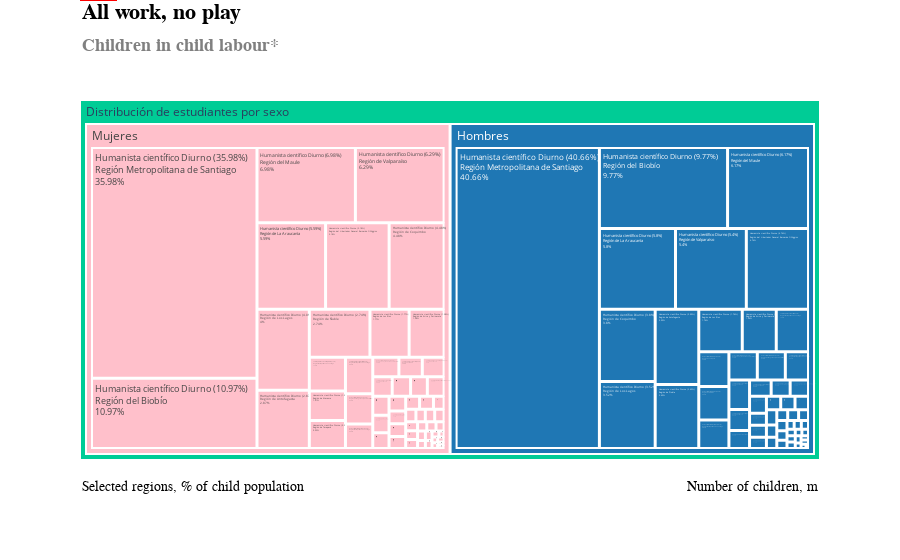

Notebook cell for this chart:
### Code cell
import pandas as pd
import plotly.express as px
import plotly.graph_objects as go

# Cargar los datos
def cargar_datos(file: str) -> pd.DataFrame:
    return pd.read_csv(file)

# Ruta del archivo CSV
file_path = 'C:/Users/BS/Documents/PAES2025_Admissions_Analysis/data/processed/cleaned_admissions_data_2025.csv'
data = cargar_datos(file_path)

data['sexo'] = data['sexo'].map({1: 'Hombres', 2: 'Mujeres'})

# Definir el mapa de las ramas educacionales
rama_educacional_mapping = {
    'H1': 'Humanista científico Diurno',
    'H2': 'Humanista científico Nocturno',
    'H3': 'Humanista científico - validación de estudios',
    'H4': 'Humanista científico - Reconocimiento de estudios',
    'T1': 'Técnico profesional comercial',
    'T2': 'Técnico profesional Industrial',
    'T3': 'Técnico profesional Servicios y técnica',
    'T4': 'Técnico profesional agrícola',
    'T5': 'Técnico profesional Marítima'
}
data['rama_educacional'] = data['rama_educacional'].map(rama_educacional_mapping)

# Definir el mapa de las regiones
region_mapping = {
    15: 'Región de Arica y Parinacota',
    1: 'Región de Tarapacá',
    2: 'Región de Antofagasta',
    3: 'Región de Atacama',
    4: 'Región de Coquimbo',
    5: 'Región de Valparaíso',
    13: 'Región Metropolitana de Santiago',
    6: 'Región del Libertador General Bernardo O\'Higgins',
    7: 'Región del Maule',
    16: 'Región de Ñuble',
    8: 'Región del Biobío',
    9: 'Región de La Araucanía',
    14: 'Región de Los Ríos',
    10: 'Región de Los Lagos',
    11: 'Región de Aysén del General Carlos Ibáñez del Campo',
    12: 'Región de Magallanes y de la Antártica Chilena'
}
data['codigo_region'] = data['codigo_region'].map(region_mapping)

# Calcular la distribución
def calcular_distribucion(data: pd.DataFrame) -> pd.DataFrame:
    distribution = data.groupby(['sexo', 'rama_educacional', 'codigo_region']).size().reset_index(name='count')
    total_by_sex = distribution.groupby('sexo')['count'].transform('sum')
    distribution['percentage'] = round((distribution['count'] / total_by_sex) * 100, 2)
    distribution['label_with_percentage'] = (distribution['rama_educacional'] + ' (' 
                                             + distribution['percentage'].astype(str) + '%)<br>' 
                                             + distribution['codigo_region'])
    distribution['general_label'] = 'Distribución de estudiantes por sexo'
    return distribution

distribution = calcular_distribucion(data)

# Crear el treemap
def crear_treemap(distribution: pd.DataFrame) -> None:
    color_map = {
        'Hombres': '#1f77b4',  # Azul para hombres
        'Mujeres': 'pink'       # Rosa para mujeres
    }
    fig = px.treemap(distribution, 
                     path=['general_label', 'sexo', 'label_with_percentage'], 
                     values='percentage', 
                     color='sexo', 
                     color_discrete_map=color_map,
                     title='',  # El título se manejará en las anotaciones
                     labels={'percentage': 'Porcentaje'},
                     hover_data={'count': True})
    
    # Ajustar el margen para hacer espacio para el texto superior
    fig.update_layout(
        margin=dict(t=100, b=100),  # Margen superior e inferior
        annotations=[
            # Título principal
            dict(
                x=0, y=1.28,  # Subir el título más arriba
                text="<b>All work, no play</b>",  # Texto del título en negrita
                showarrow=False,
                font=dict(size=22, color="black", family="Econ Sans Cnd"),
                xref="paper", yref="paper",
                xanchor="left", yanchor="top"
            ),
            # Subtítulo
            dict(
                x=0, y=1.18,  # Bajar el subtítulo más abajo
                text="<b>Children in child labour*</b>",  # Texto del subtítulo en negrita
                showarrow=False,
                font=dict(size=18, color="gray", family="Econ Sans Cnd"),
                xref="paper", yref="paper",
                xanchor="left", yanchor="top"
            ),
            # Fuente y anotaciones inferiores
            dict(
                x=0, y=-0.1,
                text='Selected regions, % of child population',  # Anotación inferior izquierda
                showarrow=False,
                font=dict(size=14, color="black", family="Econ Sans Cnd"),
                xref="paper", yref="paper",
                xanchor="left", yanchor="bottom"
            ),
            dict(
                x=1, y=-0.1,
                text="Number of children, m",  # Anotación inferior derecha
                showarrow=False,
                font=dict(size=14, color="black", family="Econ Sans Cnd"),
                xref="paper", yref="paper",
                xanchor="right", yanchor="bottom"
            )
        ],
        shapes=[
            # Línea horizontal en la parte superior
            dict(
                type="line",
                x0=0, y0=1.3, x1=1, y1=1.3,  # Subir la línea más arriba
                line=dict(color="red", width=3),
                xref="paper", yref="paper"
            ),
            # Rectángulo en la parte superior izquierda
            dict(
                type="rect",
                x0=0, y0=1.275, x1=0.05, y1=1.3,  # Subir el rectángulo más arriba
                line=dict(color="red", width=0),
                fillcolor="red",
                xref="paper", yref="paper"
            )
        ]
    )
    
    # Ajustar el tamaño mínimo de los rectángulos y usar el algoritmo "squarify"
    fig.update_traces(marker=dict(line=dict(width=2)),
                      textinfo='label+text+value',
                      textfont_size=12,
                      texttemplate='%{label}<br>%{value}%',
                      tiling=dict(pad=1, squarifyratio=1.0))
    
    fig.show()

# Crear el gráfico
crear_treemap(distribution)

### Figure 1 — Plotly figure (JSON) as saved in the notebook; plotly's stock layout.template omitted (floating-point values rounded to 4 significant figures; data arrays with more than 128 entries replaced by an {"elided": "..."} marker saying what was removed)
{"data": [{"branchvalues": "total", "customdata": {"elided": "114x2 mixed values"}, "domain": {"x": [0, 1], "y": [0, 1]}, "hovertemplate": "labels=%{label}<br>Porcentaje=%{value}<br>parent=%{parent}<br>id=%{id}<br>count=%{customdata[0]}<br>sexo=%{customdata[1]}<extra></extra>", "ids": ["Distribución de estudiantes por sexo/Mujeres/Humanista científico Diurno (0.48%)<br>Región de Aysén del General Carlos Ibáñez del Campo", "Distribución de estudiantes por sexo/Mujeres/Humanista científico Diurno (6.98%)<br>Región del Maule", "Distribución de estudiantes por sexo/Hombres/Humanista científico Diurno (9.77%)<br>Región del Biobío", "Distribución de estudiantes por sexo/Mujeres/Humanista científico Nocturno (0.02%)<br>Región del Libertador General Bernardo O'Higgins", "Distribución de estudiantes por sexo/Mujeres/Humanista científico Nocturno (0.03%)<br>Región de Coquimbo", "Distribución de estudiantes por sexo/Hombres/Humanista científico Nocturno (0.05%)<br>Región de Coquimbo", "Distribución de estudiantes por sexo/Mujeres/Humanista científico Nocturno (0.06%)<br>Región de Los Lagos", "Distribución de estudiantes por sexo/Hombres/Humanista científico Nocturno (0.08%)<br>Región del Libertador General Bernardo O'Higgins", "Distribución de estudiantes por sexo/Hombres/Humanista científico Nocturno (0.1%)<br>Región de La Araucanía", "Distribución de estudiantes por sexo/Hombres/Humanista científico Nocturno (0.1%)<br>Región de Los Lagos", "Distribución de estudiantes por sexo/Mujeres/Humanista científico Nocturno (0.1%)<br>Región del Biobío", "Distribución de estudiantes por sexo/Hombres/Humanista científico Nocturno (0.12%)<br>Región del Biobío", "Distribución de estudiantes por sexo/Mujeres/Humanista científico Diurno (6.29%)<br>Región de Valparaíso", "Distribución de estudiantes por sexo/Mujeres/Humanista científico Nocturno (0.63%)<br>Región Metropolitana de Santiago", "Distribución de estudiantes por sexo/Mujeres/Técnico profesional Industrial (0.03%)<br>Región de La Araucanía", "Distribución de estudiantes por sexo/Mujeres/Técnico profesional Industrial (0.04%)<br>Región de Los Lagos", "Distribución de estudiantes por sexo/Mujeres/Técnico profesional Industrial (0.05%)<br>Región de Coquimbo", "Distribución de estudiantes por sexo/Mujeres/Técnico profesional Industrial (0.1%)<br>Región de Valparaíso", "Distribución de estudiantes por sexo/Mujeres/Técnico profesional Industrial (0.1%)<br>Región del Biobío", "Distribución de estudiantes por sexo/Mujeres/Técnico profesional Industrial (0.11%)<br>Región de Antofagasta", "Distribución de estudiantes por sexo/Mujeres/Técnico profesional Industrial (0.11%)<br>Región de Atacama", "Distribución de estudiantes por sexo/Mujeres/Técnico profesional Industrial (0.17%)<br>Región del Maule", "Distribución de estudiantes por sexo/Hombres/Técnico profesional Industrial (0.18%)<br>Región de La Araucanía", "Distribución de estudiantes por sexo/Hombres/Técnico profesional Industrial (0.18%)<br>Región de Los Lagos", "Distribución de estudiantes por sexo/Hombres/Técnico profesional Industrial (0.19%)<br>Región de Atacama", "Distribución de estudiantes por sexo/Hombres/Humanista científico Nocturno (0.81%)<br>Región Metropolitana de Santiago", "Distribución de estudiantes por sexo/Hombres/Humanista científico Diurno (6.17%)<br>Región del Maule", "Distribución de estudiantes por sexo/Mujeres/Humanista científico Nocturno (0.11%)<br>Región de La Araucanía", "Distribución de estudiantes por sexo/Mujeres/Humanista científico Diurno (5.59%)<br>Región de La Araucanía", "Distribución de estudiantes por sexo/Hombres/Humanista científico Diurno (5.8%)<br>Región de La Araucanía", "Distribución de estudiantes por sexo/Hombres/Humanista científico Diurno (0.76%)<br>Región de Aysén del General Carlos Ibáñez del Campo", "Distribución de estudiantes por sexo/Mujeres/Humanista científico Diurno (0.78%)<br>Región de Magallanes y de la Antártica Chilena", "Distribución de estudiantes por sexo/Hombres/Humanista científico Diurno (0.95%)<br>Región de Atacama", "Distribución de estudiantes por sexo/Mujeres/Humanista científico Diurno (0.95%)<br>Región de Tarapacá", "Distribución de estudiantes por sexo/Hombres/Humanista científico Diurno (0.99%)<br>Región de Tarapacá", "Distribución de estudiantes por sexo/Mujeres/Humanista científico Diurno (1.01%)<br>Región de Atacama", "Distribución de estudiantes por sexo/Hombres/Humanista científico Diurno (1.36%)<br>Región de Arica y Parinacota", "Distribución de estudiantes por sexo/Mujeres/Humanista científico Diurno (1.58%)<br>Región de Arica y Parinacota", "Distribución de estudiantes por sexo/Hombres/Humanista científico Diurno (1.74%)<br>Región de Los Ríos", "Distribución de estudiantes por sexo/Mujeres/Humanista científico Diurno (1.77%)<br>Región de Los Ríos", "Distribución de estudiantes por sexo/Mujeres/Humanista científico Diurno (10.97%)<br>Región del Biobío", "Distribución de estudiantes por sexo/Hombres/Humanista científico Diurno (2.63%)<br>Región de Ñuble", "Distribución de estudiantes por sexo/Hombres/Humanista científico Diurno (0.75%)<br>Región de Magallanes y de la Antártica Chilena", "Distribución de estudiantes por sexo/Hombres/Humanista científico Diurno (4.74%)<br>Región del Libertador General Bernardo O'Higgins", "Distribución de estudiantes por sexo/Mujeres/Humanista científico Diurno (2.87%)<br>Región de Antofagasta", "Distribución de estudiantes por sexo/Hombres/Humanista científico Diurno (3.09%)<br>Región de Antofagasta", "Distribución de estudiantes por sexo/Hombres/Humanista científico Diurno (3.52%)<br>Región de Los Lagos", "Distribución de estudiantes por sexo/Hombres/Humanista científico Diurno (3.8%)<br>Región de Coquimbo", "Distribución de estudiantes por sexo/Mujeres/Humanista científico Diurno (35.98%)<br>Región Metropolitana de Santiago", "Distribución de estudiantes por sexo/Mujeres/Humanista científico Diurno (4.0%)<br>Región de Los Lagos", "Distribución de estudiantes por sexo/Mujeres/Humanista científico Diurno (4.48%)<br>Región de Coquimbo", "Distribución de estudiantes por sexo/Mujeres/Humanista científico Diurno (2.74%)<br>Región de Ñuble", "Distribución de estudiantes por sexo/Hombres/Humanista científico Diurno (40.66%)<br>Región Metropolitana de Santiago", "Distribución de estudiantes por sexo/Mujeres/Humanista científico Diurno (5.18%)<br>Región del Libertador General Bernardo O'Higgins", "Distribución de estudiantes por sexo/Hombres/Humanista científico Diurno (5.4%)<br>Región de Valparaíso", "Distribución de estudiantes por sexo/Hombres/Técnico profesional comercial (0.04%)<br>Región de Los Lagos", "Distribución de estudiantes por sexo/Mujeres/Técnico profesional Servicios y técnica (0.4%)<br>Región del Maule", "Distribución de estudiantes por sexo/Hombres/Técnico profesional comercial (0.05%)<br>Región de Coquimbo", "Distribución de estudiantes por sexo/Hombres/Técnico profesional comercial (0.04%)<br>Región de Ñuble", "Distribución de estudiantes por sexo/Mujeres/Técnico profesional comercial (0.03%)<br>Región de Los Ríos", "Distribución de estudiantes por sexo/Mujeres/Técnico profesional Servicios y técnica (1.15%)<br>Región Metropolitana de Santiago", "Distribución de estudiantes por sexo/Hombres/Técnico profesional agrícola (0.09%)<br>Región de Los Lagos", "Distribución de estudiantes por sexo/Mujeres/Técnico profesional agrícola (0.03%)<br>Región del Maule", "Distribución de estudiantes por sexo/Hombres/Técnico profesional agrícola (0.03%)<br>Región del Maule", "Distribución de estudiantes por sexo/Mujeres/Técnico profesional agrícola (0.02%)<br>Región de Los Lagos", "Distribución de estudiantes por sexo/Hombres/Técnico profesional comercial (0.06%)<br>Región de Valparaíso", "Distribución de estudiantes por sexo/Hombres/Técnico profesional comercial (0.03%)<br>Región de Los Ríos", "Distribución de estudiantes por sexo/Mujeres/Técnico profesional comercial (0.06%)<br>Región de Ñuble", "Distribución de estudiantes por sexo/Hombres/Técnico profesional comercial (0.17%)<br>Región del Libertador General Bernardo O'Higgins", "Distribución de estudiantes por sexo/Hombres/Técnico profesional comercial (0.11%)<br>Región de La Araucanía", "Distribución de estudiantes por sexo/Mujeres/Técnico profesional comercial (0.13%)<br>Región de La Araucanía", "Distribución de estudiantes por sexo/Hombres/Técnico profesional comercial (0.15%)<br>Región de Antofagasta", "Distribución de estudiantes por sexo/Mujeres/Técnico profesional comercial (0.17%)<br>Región de Los Lagos", "Distribución de estudiantes por sexo/Hombres/Técnico profesional comercial (0.18%)<br>Región del Maule", "Distribución de estudiantes por sexo/Mujeres/Técnico profesional comercial (0.2%)<br>Región de Antofagasta", "Distribución de estudiantes por sexo/Mujeres/Técnico profesional comercial (0.27%)<br>Región de Coquimbo", "Distribución de estudiantes por sexo/Hombres/Técnico profesional comercial (0.33%)<br>Región del Biobío", "Distribución de estudiantes por sexo/Mujeres/Técnico profesional comercial (0.34%)<br>Región del Libertador General Bernardo O'Higgins", "Distribución de estudiantes por sexo/Mujeres/Técnico profesional comercial (0.36%)<br>Región del Maule", "Distribución de estudiantes por sexo/Mujeres/Técnico profesional comercial (0.43%)<br>Región del Biobío", "Distribución de estudiantes por sexo/Mujeres/Técnico profesional comercial (0.07%)<br>Región de Valparaíso", "Distribución de estudiantes por sexo/Mujeres/Técnico profesional Servicios y técnica (0.31%)<br>Región de La Araucanía", "Distribución de estudiantes por sexo/Hombres/Técnico profesional Industrial (0.19%)<br>Región de Coquimbo", "Distribución de estudiantes por sexo/Hombres/Técnico profesional Servicios y técnica (0.28%)<br>Región Metropolitana de Santiago", "Distribución de estudiantes por sexo/Hombres/Técnico profesional comercial (0.62%)<br>Región Metropolitana de Santiago", "Distribución de estudiantes por sexo/Mujeres/Técnico profesional Industrial (0.23%)<br>Región del Libertador General Bernardo O'Higgins", "Distribución de estudiantes por sexo/Hombres/Técnico profesional Industrial (0.27%)<br>Región de Valparaíso", "Distribución de estudiantes por sexo/Hombres/Técnico profesional Industrial (0.29%)<br>Región de Antofagasta", "Distribución de estudiantes por sexo/Mujeres/Técnico profesional Industrial (0.31%)<br>Región Metropolitana de Santiago", "Distribución de estudiantes por sexo/Hombres/Técnico profesional Industrial (0.35%)<br>Región del Libertador General Bernardo O'Higgins", "Distribución de estudiantes por sexo/Hombres/Técnico profesional Industrial (0.41%)<br>Región del Maule", "Distribución de estudiantes por sexo/Hombres/Técnico profesional Industrial (0.57%)<br>Región del Biobío", "Distribución de estudiantes por sexo/Hombres/Técnico profesional Industrial (1.29%)<br>Región Metropolitana de Santiago", "Distribución de estudiantes por sexo/Hombres/Técnico profesional Servicios y técnica (0.01%)<br>Región del Biobío", "Distribución de estudiantes por sexo/Hombres/Técnico profesional Servicios y técnica (0.02%)<br>Región de Antofagasta", "Distribución de estudiantes por sexo/Hombres/Técnico profesional Servicios y técnica (0.03%)<br>Región de Ñuble", "Distribución de estudiantes por sexo/Hombres/Técnico profesional Servicios y técnica (0.04%)<br>Región de Tarapacá", "Distribución de estudiantes por sexo/Hombres/Técnico profesional Servicios y técnica (0.05%)<br>Región de Los Lagos", "Distribución de estudiantes por sexo/Hombres/Técnico profesional Servicios y técnica (0.06%)<br>Región de Los Ríos", "Distribución de estudiantes por sexo/Hombres/Técnico profesional Servicios y técnica (0.06%)<br>Región del Libertador General Bernardo O'Higgins", "Distribución de estudiantes por sexo/Mujeres/Técnico profesional Servicios y técnica (0.07%)<br>Región de Valparaíso", "Distribución de estudiantes por sexo/Mujeres/Técnico profesional Servicios y técnica (0.08%)<br>Región de Antofagasta", "Distribución de estudiantes por sexo/Mujeres/Técnico profesional Servicios y técnica (0.08%)<br>Región de Los Ríos", "Distribución de estudiantes por sexo/Hombres/Técnico profesional Servicios y técnica (0.11%)<br>Región de La Araucanía", "Distribución de estudiantes por sexo/Hombres/Técnico profesional Servicios y técnica (0.11%)<br>Región del Maule", "Distribución de estudiantes por sexo/Mujeres/Técnico profesional Servicios y técnica (0.12%)<br>Región de Ñuble", "Distribución de estudiantes por sexo/Mujeres/Técnico profesional Servicios y técnica (0.19%)<br>Región de Tarapacá", "Distribución de estudiantes por sexo/Mujeres/Técnico profesional Servicios y técnica (0.2%)<br>Región de Los Lagos", "Distribución de estudiantes por sexo/Mujeres/Técnico profesional Servicios y técnica (0.24%)<br>Región del Biobío", "Distribución de estudiantes por sexo/Mujeres/Técnico profesional Servicios y técnica (0.29%)<br>Región del Libertador General Bernardo O'Higgins", "Distribución de estudiantes por sexo/Mujeres/Técnico profesional comercial (0.94%)<br>Región Metropolitana de Santiago", "Distribución de estudiantes por sexo/Hombres", "Distribución de estudiantes por sexo/Mujeres", "Distribución de estudiantes por sexo"], "labels": ["Humanista científico Diurno (0.48%)<br>Región de Aysén del General Carlos Ibáñez del Campo", "Humanista científico Diurno (6.98%)<br>Región del Maule", "Humanista científico Diurno (9.77%)<br>Región del Biobío", "Humanista científico Nocturno (0.02%)<br>Región del Libertador General Bernardo O'Higgins", "Humanista científico Nocturno (0.03%)<br>Región de Coquimbo", "Humanista científico Nocturno (0.05%)<br>Región de Coquimbo", "Humanista científico Nocturno (0.06%)<br>Región de Los Lagos", "Humanista científico Nocturno (0.08%)<br>Región del Libertador General Bernardo O'Higgins", "Humanista científico Nocturno (0.1%)<br>Región de La Araucanía", "Humanista científico Nocturno (0.1%)<br>Región de Los Lagos", "Humanista científico Nocturno (0.1%)<br>Región del Biobío", "Humanista científico Nocturno (0.12%)<br>Región del Biobío", "Humanista científico Diurno (6.29%)<br>Región de Valparaíso", "Humanista científico Nocturno (0.63%)<br>Región Metropolitana de Santiago", "Técnico profesional Industrial (0.03%)<br>Región de La Araucanía", "Técnico profesional Industrial (0.04%)<br>Región de Los Lagos", "Técnico profesional Industrial (0.05%)<br>Región de Coquimbo", "Técnico profesional Industrial (0.1%)<br>Región de Valparaíso", "Técnico profesional Industrial (0.1%)<br>Región del Biobío", "Técnico profesional Industrial (0.11%)<br>Región de Antofagasta", "Técnico profesional Industrial (0.11%)<br>Región de Atacama", "Técnico profesional Industrial (0.17%)<br>Región del Maule", "Técnico profesional Industrial (0.18%)<br>Región de La Araucanía", "Técnico profesional Industrial (0.18%)<br>Región de Los Lagos", "Técnico profesional Industrial (0.19%)<br>Región de Atacama", "Humanista científico Nocturno (0.81%)<br>Región Metropolitana de Santiago", "Humanista científico Diurno (6.17%)<br>Región del Maule", "Humanista científico Nocturno (0.11%)<br>Región de La Araucanía", "Humanista científico Diurno (5.59%)<br>Región de La Araucanía", "Humanista científico Diurno (5.8%)<br>Región de La Araucanía", "Humanista científico Diurno (0.76%)<br>Región de Aysén del General Carlos Ibáñez del Campo", "Humanista científico Diurno (0.78%)<br>Región de Magallanes y de la Antártica Chilena", "Humanista científico Diurno (0.95%)<br>Región de Atacama", "Humanista científico Diurno (0.95%)<br>Región de Tarapacá", "Humanista científico Diurno (0.99%)<br>Región de Tarapacá", "Humanista científico Diurno (1.01%)<br>Región de Atacama", "Humanista científico Diurno (1.36%)<br>Región de Arica y Parinacota", "Humanista científico Diurno (1.58%)<br>Región de Arica y Parinacota", "Humanista científico Diurno (1.74%)<br>Región de Los Ríos", "Humanista científico Diurno (1.77%)<br>Región de Los Ríos", "Humanista científico Diurno (10.97%)<br>Región del Biobío", "Humanista científico Diurno (2.63%)<br>Región de Ñuble", "Humanista científico Diurno (0.75%)<br>Región de Magallanes y de la Antártica Chilena", "Humanista científico Diurno (4.74%)<br>Región del Libertador General Bernardo O'Higgins", "Humanista científico Diurno (2.87%)<br>Región de Antofagasta", "Humanista científico Diurno (3.09%)<br>Región de Antofagasta", "Humanista científico Diurno (3.52%)<br>Región de Los Lagos", "Humanista científico Diurno (3.8%)<br>Región de Coquimbo", "Humanista científico Diurno (35.98%)<br>Región Metropolitana de Santiago", "Humanista científico Diurno (4.0%)<br>Región de Los Lagos", "Humanista científico Diurno (4.48%)<br>Región de Coquimbo", "Humanista científico Diurno (2.74%)<br>Región de Ñuble", "Humanista científico Diurno (40.66%)<br>Región Metropolitana de Santiago", "Humanista científico Diurno (5.18%)<br>Región del Libertador General Bernardo O'Higgins", "Humanista científico Diurno (5.4%)<br>Región de Valparaíso", "Técnico profesional comercial (0.04%)<br>Región de Los Lagos", "Técnico profesional Servicios y técnica (0.4%)<br>Región del Maule", "Técnico profesional comercial (0.05%)<br>Región de Coquimbo", "Técnico profesional comercial (0.04%)<br>Región de Ñuble", "Técnico profesional comercial (0.03%)<br>Región de Los Ríos", "Técnico profesional Servicios y técnica (1.15%)<br>Región Metropolitana de Santiago", "Técnico profesional agrícola (0.09%)<br>Región de Los Lagos", "Técnico profesional agrícola (0.03%)<br>Región del Maule", "Técnico profesional agrícola (0.03%)<br>Región del Maule", "Técnico profesional agrícola (0.02%)<br>Región de Los Lagos", "Técnico profesional comercial (0.06%)<br>Región de Valparaíso", "Técnico profesional comercial (0.03%)<br>Región de Los Ríos", "Técnico profesional comercial (0.06%)<br>Región de Ñuble", "Técnico profesional comercial (0.17%)<br>Región del Libertador General Bernardo O'Higgins", "Técnico profesional comercial (0.11%)<br>Región de La Araucanía", "Técnico profesional comercial (0.13%)<br>Región de La Araucanía", "Técnico profesional comercial (0.15%)<br>Región de Antofagasta", "Técnico profesional comercial (0.17%)<br>Región de Los Lagos", "Técnico profesional comercial (0.18%)<br>Región del Maule", "Técnico profesional comercial (0.2%)<br>Región de Antofagasta", "Técnico profesional comercial (0.27%)<br>Región de Coquimbo", "Técnico profesional comercial (0.33%)<br>Región del Biobío", "Técnico profesional comercial (0.34%)<br>Región del Libertador General Bernardo O'Higgins", "Técnico profesional comercial (0.36%)<br>Región del Maule", "Técnico profesional comercial (0.43%)<br>Región del Biobío", "Técnico profesional comercial (0.07%)<br>Región de Valparaíso", "Técnico profesional Servicios y técnica (0.31%)<br>Región de La Araucanía", "Técnico profesional Industrial (0.19%)<br>Región de Coquimbo", "Técnico profesional Servicios y técnica (0.28%)<br>Región Metropolitana de Santiago", "Técnico profesional comercial (0.62%)<br>Región Metropolitana de Santiago", "Técnico profesional Industrial (0.23%)<br>Región del Libertador General Bernardo O'Higgins", "Técnico profesional Industrial (0.27%)<br>Región de Valparaíso", "Técnico profesional Industrial (0.29%)<br>Región de Antofagasta", "Técnico profesional Industrial (0.31%)<br>Región Metropolitana de Santiago", "Técnico profesional Industrial (0.35%)<br>Región del Libertador General Bernardo O'Higgins", "Técnico profesional Industrial (0.41%)<br>Región del Maule", "Técnico profesional Industrial (0.57%)<br>Región del Biobío", "Técnico profesional Industrial (1.29%)<br>Región Metropolitana de Santiago", "Técnico profesional Servicios y técnica (0.01%)<br>Región del Biobío", "Técnico profesional Servicios y técnica (0.02%)<br>Región de Antofagasta", "Técnico profesional Servicios y técnica (0.03%)<br>Región de Ñuble", "Técnico profesional Servicios y técnica (0.04%)<br>Región de Tarapacá", "Técnico profesional Servicios y técnica (0.05%)<br>Región de Los Lagos", "Técnico profesional Servicios y técnica (0.06%)<br>Región de Los Ríos", "Técnico profesional Servicios y técnica (0.06%)<br>Región del Libertador General Bernardo O'Higgins", "Técnico profesional Servicios y técnica (0.07%)<br>Región de Valparaíso", "Técnico profesional Servicios y técnica (0.08%)<br>Región de Antofagasta", "Técnico profesional Servicios y técnica (0.08%)<br>Región de Los Ríos", "Técnico profesional Servicios y técnica (0.11%)<br>Región de La Araucanía", "Técnico profesional Servicios y técnica (0.11%)<br>Región del Maule", "Técnico profesional Servicios y técnica (0.12%)<br>Región de Ñuble", "Técnico profesional Servicios y técnica (0.19%)<br>Región de Tarapacá", "Técnico profesional Servicios y técnica (0.2%)<br>Región de Los Lagos", "Técnico profesional Servicios y técnica (0.24%)<br>Región del Biobío", "Técnico profesional Servicios y técnica (0.29%)<br>Región del Libertador General Bernardo O'Higgins", "Técnico profesional comercial (0.94%)<br>Región Metropolitana de Santiago", "Hombres", "Mujeres", "Distribución de estudiantes por sexo"], "marker": {"colors": ["pink", "pink", "#1f77b4", "pink", "pink", "#1f77b4", "pink", "#1f77b4", "#1f77b4", "#1f77b4", "pink", "#1f77b4", "pink", "pink", "pink", "pink", "pink", "pink", "pink", "pink", "pink", "pink", "#1f77b4", "#1f77b4", "#1f77b4", "#1f77b4", "#1f77b4", "pink", "pink", "#1f77b4", "#1f77b4", "pink", "#1f77b4", "pink", "#1f77b4", "pink", "#1f77b4", "pink", "#1f77b4", "pink", "pink", "#1f77b4", "#1f77b4", "#1f77b4", "pink", "#1f77b4", "#1f77b4", "#1f77b4", "pink", "pink", "pink", "pink", "#1f77b4", "pink", "#1f77b4", "#1f77b4", "pink", "#1f77b4", "#1f77b4", "pink", "pink", "#1f77b4", "pink", "#1f77b4", "pink", "#1f77b4", "#1f77b4", "pink", "#1f77b4", "#1f77b4", "pink", "#1f77b4", "pink", "#1f77b4", "pink", "pink", "#1f77b4", "pink", "pink", "pink", "pink", "pink", "#1f77b4", "#1f77b4", "#1f77b4", "pink", "#1f77b4", "#1f77b4", "pink", "#1f77b4", "#1f77b4", "#1f77b4", "#1f77b4", "#1f77b4", "#1f77b4", "#1f77b4", "#1f77b4", "#1f77b4", "#1f77b4", "#1f77b4", "pink", "pink", "pink", "#1f77b4", "#1f77b4", "pink", "pink", "pink", "pink", "pink", "pink", "#1f77b4", "pink", "#00cc96"], "line": {"width": 2}}, "name": "", "parents": ["Distribución de estudiantes por sexo/Mujeres", "Distribución de estudiantes por sexo/Mujeres", "Distribución de estudiantes por sexo/Hombres", "Distribución de estudiantes por sexo/Mujeres", "Distribución de estudiantes por sexo/Mujeres", "Distribución de estudiantes por sexo/Hombres", "Distribución de estudiantes por sexo/Mujeres", "Distribución de estudiantes por sexo/Hombres", "Distribución de estudiantes por sexo/Hombres", "Distribución de estudiantes por sexo/Hombres", "Distribución de estudiantes por sexo/Mujeres", "Distribución de estudiantes por sexo/Hombres", "Distribución de estudiantes por sexo/Mujeres", "Distribución de estudiantes por sexo/Mujeres", "Distribución de estudiantes por sexo/Mujeres", "Distribución de estudiantes por sexo/Mujeres", "Distribución de estudiantes por sexo/Mujeres", "Distribución de estudiantes por sexo/Mujeres", "Distribución de estudiantes por sexo/Mujeres", "Distribución de estudiantes por sexo/Mujeres", "Distribución de estudiantes por sexo/Mujeres", "Distribución de estudiantes por sexo/Mujeres", "Distribución de estudiantes por sexo/Hombres", "Distribución de estudiantes por sexo/Hombres", "Distribución de estudiantes por sexo/Hombres", "Distribución de estudiantes por sexo/Hombres", "Distribución de estudiantes por sexo/Hombres", "Distribución de estudiantes por sexo/Mujeres", "Distribución de estudiantes por sexo/Mujeres", "Distribución de estudiantes por sexo/Hombres", "Distribución de estudiantes por sexo/Hombres", "Distribución de estudiantes por sexo/Mujeres", "Distribución de estudiantes por sexo/Hombres", "Distribución de estudiantes por sexo/Mujeres", "Distribución de estudiantes por sexo/Hombres", "Distribución de estudiantes por sexo/Mujeres", "Distribución de estudiantes por sexo/Hombres", "Distribución de estudiantes por sexo/Mujeres", "Distribución de estudiantes por sexo/Hombres", "Distribución de estudiantes por sexo/Mujeres", "Distribución de estudiantes por sexo/Mujeres", "Distribución de estudiantes por sexo/Hombres", "Distribución de estudiantes por sexo/Hombres", "Distribución de estudiantes por sexo/Hombres", "Distribución de estudiantes por sexo/Mujeres", "Distribución de estudiantes por sexo/Hombres", "Distribución de estudiantes por sexo/Hombres", "Distribución de estudiantes por sexo/Hombres", "Distribución de estudiantes por sexo/Mujeres", "Distribución de estudiantes por sexo/Mujeres", "Distribución de estudiantes por sexo/Mujeres", "Distribución de estudiantes por sexo/Mujeres", "Distribución de estudiantes por sexo/Hombres", "Distribución de estudiantes por sexo/Mujeres", "Distribución de estudiantes por sexo/Hombres", "Distribución de estudiantes por sexo/Hombres", "Distribución de estudiantes por sexo/Mujeres", "Distribución de estudiantes por sexo/Hombres", "Distribución de estudiantes por sexo/Hombres", "Distribución de estudiantes por sexo/Mujeres", "Distribución de estudiantes por sexo/Mujeres", "Distribución de estudiantes por sexo/Hombres", "Distribución de estudiantes por sexo/Mujeres", "Distribución de estudiantes por sexo/Hombres", "Distribución de estudiantes por sexo/Mujeres", "Distribución de estudiantes por sexo/Hombres", "Distribución de estudiantes por sexo/Hombres", "Distribución de estudiantes por sexo/Mujeres", "Distribución de estudiantes por sexo/Hombres", "Distribución de estudiantes por sexo/Hombres", "Distribución de estudiantes por sexo/Mujeres", "Distribución de estudiantes por sexo/Hombres", "Distribución de estudiantes por sexo/Mujeres", "Distribución de estudiantes por sexo/Hombres", "Distribución de estudiantes por sexo/Mujeres", "Distribución de estudiantes por sexo/Mujeres", "Distribución de estudiantes por sexo/Hombres", "Distribución de estudiantes por sexo/Mujeres", "Distribución de estudiantes por sexo/Mujeres", "Distribución de estudiantes por sexo/Mujeres", "Distribución de estudiantes por sexo/Mujeres", "Distribución de estudiantes por sexo/Mujeres", "Distribución de estudiantes por sexo/Hombres", "Distribución de estudiantes por sexo/Hombres", "Distribución de estudiantes por sexo/Hombres", "Distribución de estudiantes por sexo/Mujeres", "Distribución de estudiantes por sexo/Hombres", "Distribución de estudiantes por sexo/Hombres", "Distribución de estudiantes por sexo/Mujeres", "Distribución de estudiantes por sexo/Hombres", "Distribución de estudiantes por sexo/Hombres", "Distribución de estudiantes por sexo/Hombres", "Distribución de estudiantes por sexo/Hombres", "Distribución de estudiantes por sexo/Hombres", "Distribución de estudiantes por sexo/Hombres", "Distribución de estudiantes por sexo/Hombres", "Distribución de estudiantes por sexo/Hombres", "Distribución de estudiantes por sexo/Hombres", "Distribución de estudiantes por sexo/Hombres", "Distribución de estudiantes por sexo/Hombres", "Distribución de estudiantes por sexo/Mujeres", "Distribución de estudiantes por sexo/Mujeres", "Distribución de estudiantes por sexo/Mujeres", "Distribución de estudiantes por sexo/Hombres", "Distribución de estudiantes por sexo/Hombres", "Distribución de estudiantes por sexo/Mujeres", "Distribución de estudiantes por sexo/Mujeres", "Distribución de estudiantes por sexo/Mujeres", "Distribución de estudiantes por sexo/Mujeres", "Distribución de estudiantes por sexo/Mujeres", "Distribución de estudiantes por sexo/Mujeres", "Distribución de estudiantes por sexo", "Distribución de estudiantes por sexo", ""], "textfont": {"size": 12}, "textinfo": "label+text+value", "texttemplate": "%{label}<br>%{value}%", "tiling": {"pad": 1, "squarifyratio": 1}, "type": "treemap", "values": [0.48, 6.98, 9.77, 0.02, 0.03, 0.05, 0.06, 0.08, 0.1, 0.1, 0.1, 0.12, 6.29, 0.63, 0.03, 0.04, 0.05, 0.1, 0.1, 0.11, 0.11, 0.17, 0.18, 0.18, 0.19, 0.81, 6.17, 0.11, 5.59, 5.8, 0.76, 0.78, 0.95, 0.95, 0.99, 1.01, 1.36, 1.58, 1.74, 1.77, 10.97, 2.63, 0.75, 4.74, 2.87, 3.09, 3.52, 3.8, 35.98, 4, 4.48, 2.74, 40.66, 5.18, 5.4, 0.04, 0.4, 0.05, 0.04, 0.03, 1.15, 0.09, 0.03, 0.03, 0.02, 0.06, 0.03, 0.06, 0.17, 0.11, 0.13, 0.15, 0.17, 0.18, 0.2, 0.27, 0.33, 0.34, 0.36, 0.43, 0.07, 0.31, 0.19, 0.28, 0.62, 0.23, 0.27, 0.29, 0.31, 0.35, 0.41, 0.57, 1.29, 0.01, 0.02, 0.03, 0.04, 0.05, 0.06, 0.06, 0.07, 0.08, 0.08, 0.11, 0.11, 0.12, 0.19, 0.2, 0.24, 0.29, 0.94, 99.98, 100.0, 200.0]}], "layout": {"annotations": [{"font": {"color": "black", "family": "Econ Sans Cnd", "size": 22}, "showarrow": false, "text": "<b>All work, no play</b>", "x": 0, "xanchor": "left", "xref": "paper", "y": 1.28, "yanchor": "top", "yref": "paper"}, {"font": {"color": "gray", "family": "Econ Sans Cnd", "size": 18}, "showarrow": false, "text": "<b>Children in child labour*</b>", "x": 0, "xanchor": "left", "xref": "paper", "y": 1.18, "yanchor": "top", "yref": "paper"}, {"font": {"color": "black", "family": "Econ Sans Cnd", "size": 14}, "showarrow": false, "text": "Selected regions, % of child population", "x": 0, "xanchor": "left", "xref": "paper", "y": -0.1, "yanchor": "bottom", "yref": "paper"}, {"font": {"color": "black", "family": "Econ Sans Cnd", "size": 14}, "showarrow": false, "text": "Number of children, m", "x": 1, "xanchor": "right", "xref": "paper", "y": -0.1, "yanchor": "bottom", "yref": "paper"}], "legend": {"tracegroupgap": 0}, "margin": {"b": 100, "t": 100}, "shapes": [{"line": {"color": "red", "width": 3}, "type": "line", "x0": 0, "x1": 1, "xref": "paper", "y0": 1.3, "y1": 1.3, "yref": "paper"}, {"fillcolor": "red", "line": {"color": "red", "width": 0}, "type": "rect", "x0": 0, "x1": 0.05, "xref": "paper", "y0": 1.275, "y1": 1.3, "yref": "paper"}]}}
